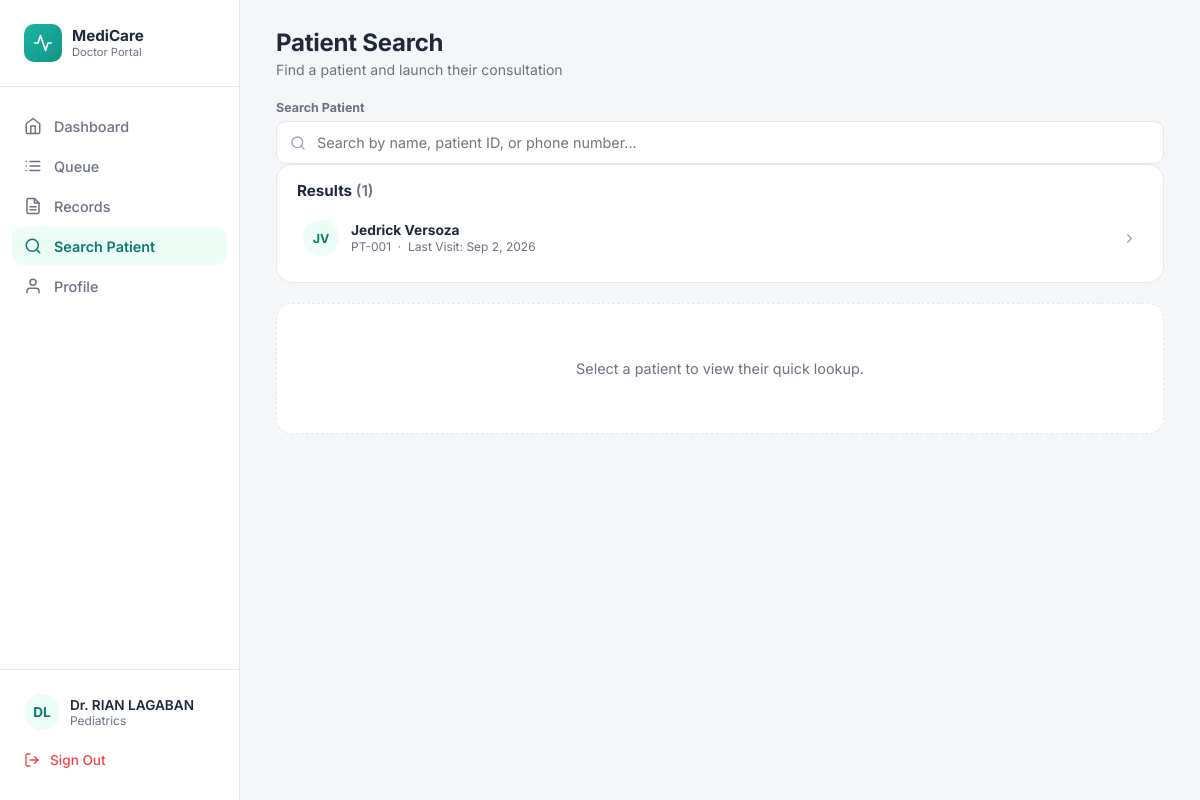
Page /doctor/search_patient.php (signed in) on the committed database.
### tables this page shows
CREATE TABLE IF NOT EXISTS `staff` (
  `StaffID` int NOT NULL AUTO_INCREMENT,
  `UserID` int NOT NULL,
  `DepartmentID` int NOT NULL,
  `StaffRole` varchar(50) NOT NULL,
  `Suffix` varchar(20) DEFAULT NULL,
  `Specialization` varchar(100) DEFAULT NULL,
  `AvailabilityStatus` varchar(50) NOT NULL DEFAULT 'Available',
  `DateHired` date DEFAULT NULL,
  `ScheduleStart` time DEFAULT NULL,
  `ScheduleEnd` time DEFAULT NULL,
  `AssignedDays` varchar(100) DEFAULT NULL,
  `AssignedResponsibilities` text,
  `CreatedAt` datetime NOT NULL DEFAULT CURRENT_TIMESTAMP,
  `UpdatedAt` datetime NOT NULL DEFAULT CURRENT_TIMESTAMP ON UPDATE CURRENT_TIMESTAMP,
  PRIMARY KEY (`StaffID`),
  KEY `FK_Staff_Users` (`UserID`),
  KEY `FK_Staff_Departments` (`DepartmentID`)
);

CREATE TABLE IF NOT EXISTS `users` (
  `UserID` int NOT NULL AUTO_INCREMENT,
  `RoleID` int NOT NULL,
  `FirstName` varchar(100) NOT NULL,
  `MiddleName` varchar(100) DEFAULT NULL,
  `LastName` varchar(100) NOT NULL,
  `Email` varchar(191) NOT NULL,
  `Password` varchar(255) NOT NULL,
  `Sex` varchar(13) NOT NULL,
  `DateOfBirth` date DEFAULT NULL,
  `ContactNumber` varchar(20) DEFAULT NULL,
  `Address` text,
  `Status` varchar(50) NOT NULL DEFAULT 'Active',
  `CreatedAt` datetime NOT NULL DEFAULT CURRENT_TIMESTAMP,
  `FailedAttempts` int DEFAULT '0',
  `LockUntil` datetime DEFAULT NULL,
  `ResetToken` varchar(255) DEFAULT NULL,
  `TokenExpiry` datetime DEFAULT NULL,
  `ProfilePhoto` varchar(255) DEFAULT NULL,
  `LastLogin` datetime DEFAULT NULL,
  `ReminderPreference` varchar(20) DEFAULT 'email',
  `ReceiveReminders` tinyint(1) DEFAULT '1',
  PRIMARY KEY (`UserID`),
  UNIQUE KEY `Email` (`Email`),
  KEY `FK_Users_Roles` (`RoleID`)
);

CREATE TABLE IF NOT EXISTS `departments` (
  `DepartmentID` int NOT NULL AUTO_INCREMENT,
  `DepartmentName` varchar(100) NOT NULL,
  PRIMARY KEY (`DepartmentID`),
  UNIQUE KEY `DepartmentName` (`DepartmentName`)
);

CREATE TABLE IF NOT EXISTS `patients` (
  `PatientID` int NOT NULL AUTO_INCREMENT,
  `UserID` int NOT NULL,
  `CivilStatus` varchar(50) DEFAULT NULL,
  `Religion` varchar(50) DEFAULT NULL,
  `IsPWD` tinyint(1) NOT NULL DEFAULT '0',
  `DisabilityType` varchar(100) DEFAULT NULL,
  `BloodType` varchar(5) DEFAULT NULL,
  `Allergies` text,
  `PastMedicalCondition` text,
  `CurrentMedication` text,
  `FamilyMedicalHistory` text,
  `EmergencyContactName` varchar(100) DEFAULT NULL,
  `EmergencyContactNo` varchar(20) DEFAULT NULL,
  `EmergencyRelation` varchar(50) DEFAULT NULL,
  `CreatedAt` datetime NOT NULL DEFAULT CURRENT_TIMESTAMP,
  `UpdatedAt` datetime NOT NULL DEFAULT CURRENT_TIMESTAMP ON UPDATE CURRENT_TIMESTAMP,
  PRIMARY KEY (`PatientID`),
  KEY `FK_Patients_Users` (`UserID`)
);

### doctor/search_patient.php (the view, shortened to what this page needs)
<?php
require_once __DIR__ . '/../includes/db.php';
$userId = $_SESSION['UserID'] ?? $_SESSION['user_id'] ?? null;
$userId = (int) $userId;
$doctorName = 'Doctor';
$doctorDepartment = 'Doctor';
$doctorSql = "
    SELECT
        s.StaffID,
        s.StaffRole,
        s.Specialization,
        u.FirstName,
        u.MiddleName,
        u.LastName,
        u.ProfilePhoto,
        d.DepartmentName
    FROM staff s
    INNER JOIN users u
        ON s.UserID = u.UserID
    INNER JOIN departments d
        ON s.DepartmentID = d.DepartmentID
    WHERE s.UserID = ?
    LIMIT 1
";
$stmtDoctor = $conn->prepare($doctorSql);
if ($stmtDoctor) {
    $stmtDoctor->bind_param("i", $userId);
    $stmtDoctor->execute();
    $doctorResult = $stmtDoctor->get_result();
    if ($doctorResult && $doctorResult->num_rows > 0) {
        $doctor = $doctorResult->fetch_assoc();
        $doctorName = 'Dr. ' .
            trim(
                $doctor['FirstName'] . ' ' .
                ($doctor['MiddleName'] ? $doctor['MiddleName'] . ' ' : '') .
                $doctor['LastName']
            );
        $doctorDepartment = $doctor['DepartmentName'];
    }
}
$patients = [];
$patientSql = "
    SELECT
        p.PatientID,
        p.UserID,
        p.BloodType,
        p.Allergies,
        p.CurrentMedication,
        p.PastMedicalCondition,
        u.FirstName,
        u.MiddleName,
        u.LastName,
        u.Sex,
        u.DateOfBirth,
        u.ContactNumber,
        (
            SELECT COUNT(*)
            FROM consultations c
            WHERE c.PatientID = p.PatientID
        ) AS consultation_count,
        (
            SELECT MAX(c.ConsultationDate)
            FROM consultations c
            WHERE c.PatientID = p.PatientID
        ) AS last_visit_date,
        (
            SELECT COUNT(*)
            FROM consultations c
            WHERE c.PatientID = p.PatientID
              AND c.Status = 'Ongoing'
              AND c.LabRequest IS NOT NULL
              AND TRIM(c.LabRequest) <> ''
        ) AS lab_pending_count
    FROM patients p
    INNER JOIN users u
        ON p.UserID = u.UserID
    WHERE u.Status = 'Active'
    ORDER BY
        u.LastName ASC,
        u.FirstName ASC
";
$resultPatients = $conn->query($patientSql);
function calculateAge($dateOfBirth)
{
    if (!$dateOfBirth) {
        return null;
    }
}
function formatName($first, $middle, $last)
{
    return trim(
        $first . ' ' .
        ($middle ? $middle . ' ' : '') .
        $last
    );
}
function formatPatientId($patientId)
{
    return 'PT-' . str_pad((string) $patientId, 3, '0', STR_PAD_LEFT);
}
function formatCompactDate($date)
{
    $timestamp = strtotime($date);
    return date('M j, Y', $timestamp);
}
function patientFlags(array $patient, bool $labPending = false): array
{
    $flags = [];
    $allergies = '';
    $conditions = strtolower(trim((string) ($patient['past_medical_condition'] ?? '')));
    $highRiskTerms = [
        'diabetes',
        'hypertension',
        'high blood pressure',
        'heart disease',
        'cardiovascular',
        'asthma',
        'copd',
        'cancer',
        'malignancy',
        'kidney disease',
        'renal failure',
        'stroke',
        'seizure',
        'epilepsy',
        'hiv',
        'hepatitis',
    ];
    return $flags;
}
function initials(string $name): string
{
    $parts = preg_split('/\s+/', trim($name));
    $first = $parts[0][0] ?? '';
    $last  = $parts[count($parts) - 1][0] ?? '';
    return strtoupper($first . $last);
}
while ($row = $resultPatients->fetch_assoc()) {
    $patientName = formatName(
        $row['FirstName'],
        $row['MiddleName'],
        $row['LastName']
    );
    $allergies = [];
    $currentMeds = trim($row['CurrentMedication'] ?? '');
    $patients[] = [
        'id'            => formatPatientId($row['PatientID']),
        'patient_id'    => (int) $row['PatientID'],
        'name'          => $patientName,
        'age'           => calculateAge($row['DateOfBirth']),
        'sex'           => $row['Sex'] ?? '',
        'blood'         => $row['BloodType'] ?: '',
        'phone'         => $row['ContactNumber'] ?? '',
        'allergies'     => $allergies,
        'medications'   => $currentMeds,
        'last_visit'    => formatCompactDate($row['last_visit_date']),
        'consultations' => (int) $row['consultation_count'],
        'flags'         => patientFlags(
            [
                'allergies'              => $allergies,
                'past_medical_condition' => $row['PastMedicalCondition'] ?? '',
            ],
            ((int)($row['lab_pending_count'] ?? 0)) > 0
        ),
    ];
}
$selectedPatientId = null;
?>
<!DOCTYPE html>
<html lang="en">
<head>
<link
    rel="stylesheet"
    href="../assets/css/doctor/doctor_dashboard.css"
>
</head>
<body>
<div class="app">
<aside class="sidebar">
    <div class="sidebar-brand">
        <div class="brand-icon">
            <svg
                viewBox="0 0 24 24"
                fill="none"
                stroke="currentColor"
                stroke-width="2"
                stroke-linecap="round"
                stroke-linejoin="round"
            >
                <path d="M22 12h-4l-3 9L9 3l-3 9H2"/>
            </svg>
        </div>
        <div class="brand-text">
            <div class="brand-title">
                MediCare
            </div>
            <div class="brand-sub">
                Doctor Portal
            </div>
        </div>
    </div>
    <ul class="nav-list">
        <li class="nav-item">
            <a href="doctor_dashboard.php">
                <svg viewBox="0 0 24 24" fill="none" stroke="currentColor" stroke-width="2" stroke-linecap="round" stroke-linejoin="round">
                    <path d="M3 9l9-7 9 7v11a2 2 0 0 1-2 2H5a2 2 0 0 1-2-2z"/>
                    <path d="M9 22V12h6v10"/>
                </svg>
                Dashboard
            </a>
        </li>
        <li class="nav-item">
            <a href="doctor_queue.php">
                <svg viewBox="0 0 24 24" fill="none" stroke="currentColor" stroke-width="2" stroke-linecap="round" stroke-linejoin="round">
                    <path d="M8 6h13M8 12h13M8 18h13"/>
                    <path d="M3 6h.01M3 12h.01M3 18h.01"/>
                </svg>
                Queue
            </a>
        </li>
        <li class="nav-item">
            <a href="records.php">
                <svg viewBox="0 0 24 24" fill="none" stroke="currentColor" stroke-width="2" stroke-linecap="round" stroke-linejoin="round">
                    <path d="M14 2H6a2 2 0 0 0-2 2v16a2 2 0 0 0 2 2h12a2 2 0 0 0 2-2V8z"/>
                    <polyline points="14 2 14 8 20 8"/>
                    <line x1="16" y1="13" x2="8" y2="13"/>
                    <line x1="16" y1="17" x2="8" y2="17"/>
                </svg>
                Records
            </a>
        </li>
        <li class="nav-item active">
            <a href="search_patient.php">
                <svg viewBox="0 0 24 24" fill="none" stroke="currentColor" stroke-width="2" stroke-linecap="round" stroke-linejoin="round">
                    <circle cx="11" cy="11" r="8"/>
                    <line x1="21" y1="21" x2="16.65" y2="16.65"/>
                </svg>
                Search Patient
            </a>
        </li>
        <li class="nav-item">
            <a href="doctor_profile.php">
                <svg viewBox="0 0 24 24" fill="none" stroke="currentColor" stroke-width="2" stroke-linecap="round" stroke-linejoin="round">
                    <path d="M20 21v-2a4 4 0 0 0-4-4H8a4 4 0 0 0-4 4v2"/>
                    <circle cx="12" cy="7" r="4"/>
                </svg>
                Profile
            </a>
        </li>
    </ul>
    <div class="sidebar-footer">
        <div class="sidebar-user">
            <div class="user-avatar">
                <?php if (!empty($doctor['ProfilePhoto'])): ?>
                <img src="../<?php echo htmlspecialchars($doctor['ProfilePhoto']); ?>" alt="Photo" style="width:36px;height:36px;border-radius:50%;object-fit:cover;">
                <?php else: ?>
                <?= htmlspecialchars(initials($doctorName)) ?>
                <?php endif; ?>
            </div>
            <div>
                <div class="user-name">
                    <?= htmlspecialchars($doctorName) ?>
                </div>
                <div class="user-role">
                    <?= htmlspecialchars($doctorDepartment) ?>
                </div>
            </div>
        </div>
        <a
            href="../auth/logout.php"
            class="sign-out"
            onclick="return confirm('Are you sure you want to sign out?');"
        >
            <svg viewBox="0 0 24 24" fill="none" stroke="currentColor" stroke-width="2" stroke-linecap="round" stroke-linejoin="round"><path d="M9 21H5a2 2 0 0 1-2-2V5a2 2 0 0 1 2-2h4"/><polyline points="16 17 21 12 16 7"/><line x1="21" y1="12" x2="9" y2="12"/></svg>
            Sign Out
        </a>
    </div>
</aside>
<main class="main">
    <div class="doctor-topbar">
        <div class="page-header">
            <h1>
                Patient Search
            </h1>
            <p>
                Find a patient and launch their consultation
            </p>
        </div>
    </div>
    <div class="search-bar-wrap">
        <label for="ps-search">
            Search Patient
        </label>
        <div class="input-wrap">
            <svg
                viewBox="0 0 24 24"
                fill="none"
                stroke="currentColor"
                stroke-width="2"
                stroke-linecap="round"
                stroke-linejoin="round"
            >
                <circle cx="11" cy="11" r="8"/>
                <path d="M21 21l-4.35-4.35"/>
            </svg>
            <input
                type="text"
                id="ps-search"
                placeholder="Search by name, patient ID, or phone number..."
                autofocus
            >
        </div>
    </div>
    <div class="results-panel">
        <div class="results-panel-head">
            Results
            <span
                class="count"
                id="results-count"
            >
                (<?= count($patients) ?>)
            </span>
        </div>
        <div
            class="result-list"
            id="result-list"
        >
            <?php if (empty($patients)): ?>
                <div class="results-empty">
                    No patients found in the database.
                </div>
            <?php else: ?>
                <?php foreach ($patients as $i => $p): ?>
                    <div
                        class="result-item<?= $selectedPatientId === $p['id'] ? ' selected' : '' ?>"
                        data-id="<?= htmlspecialchars($p['id']) ?>"
                        data-patient-id="<?= (int) $p['patient_id'] ?>"
                        data-name="<?= htmlspecialchars(strtolower($p['name'])) ?>"
                        data-phone="<?= htmlspecialchars(strtolower($p['phone'])) ?>"
                        onclick="selectPatient(this)"
                    >
                        <div class="result-avatar">
                            <?= htmlspecialchars(initials($p['name'])) ?>
                        </div>
                        <div class="result-info">
                            <div class="result-name">
                                <?= htmlspecialchars($p['name']) ?>
                            </div>
                            <div class="result-meta">
                                <?= htmlspecialchars($p['id']) ?>
                                <?php if ($p['last_visit']): ?>
                                    &nbsp;&middot;&nbsp;
                                    Last Visit:
                                    <?= htmlspecialchars($p['last_visit']) ?>
                                <?php endif; ?>
                            </div>
                        </div>
                        <div class="result-arrow">
                            <svg viewBox="0 0 24 24" fill="none" stroke="currentColor" stroke-width="2" stroke-linecap="round" stroke-linejoin="round">
                                <path d="M9 18l6-6-6-6"/>
                            </svg>
                        </div>
                    </div>
                <?php endforeach; ?>
            <?php endif; ?>
        </div>
    </div>
    <div class="patient-launchpad" id="patient-launchpad">
        <div class="launchpad-empty" id="launchpad-empty">
            Select a patient to view their quick lookup.
        </div>
    </div>
</main>
</div>
</body>
</html>

### rows in the picture
staff: UserID.LastName "DL", UserID.LastName "Dr. RIAN LAGABAN", DepartmentID.DepartmentName "Pediatrics"
patients: UserID.LastName "JV", name "Jedrick Versoza", id "PT-001", last_visit "Sep 2, 2026"

### other values in the picture
count($patients) "1"
